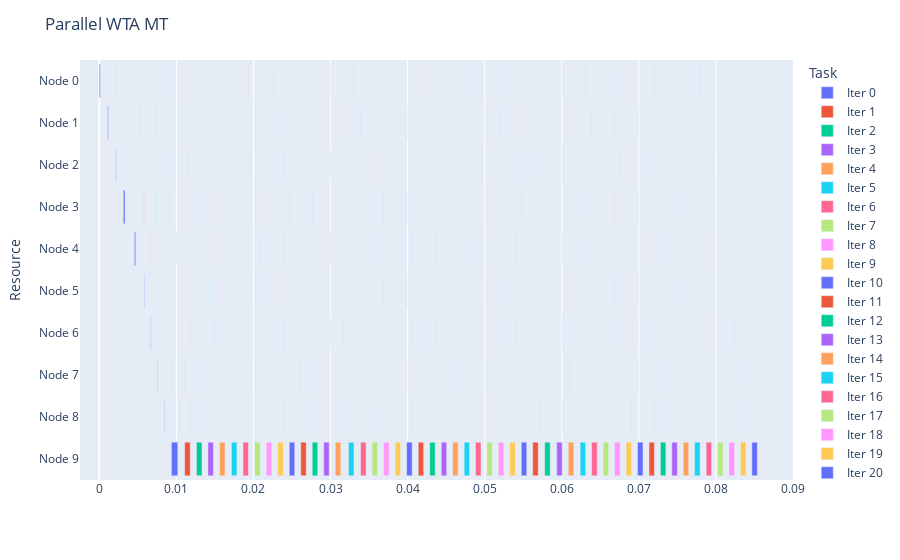

Notebook cell for this chart:
### Code cell
fig = getDataGantt(logs[1], "Parallel WTA MT")
fig.show()

### Figure 1 — Plotly figure (JSON) as saved in the notebook; plotly's stock layout.template omitted (floating-point values rounded to 4 significant figures)
{"data": [{"alignmentgroup": "True", "base": [0, 0.001089, 0.00213, 0.003114, 0.004553, 0.005792, 0.006671, 0.007561, 0.008475, 0.009356], "hovertemplate": "Task=Iter 0<br>Start=%{base}<br>Finish=%{x}<br>Resource=%{y}<extra></extra>", "legendgroup": "Iter 0", "marker": {"color": "#636efa", "pattern": {"shape": ""}}, "name": "Iter 0", "offsetgroup": "Iter 0", "orientation": "h", "showlegend": true, "textposition": "auto", "type": "bar", "x": [0.0001407, 9.465e-05, 5.174e-05, 0.0002215, 0.0001726, 5.007e-05, 4.911e-05, 5.174e-05, 5.15e-05, 0.000828], "xaxis": "x", "y": ["Node 0", "Node 1", "Node 2", "Node 3", "Node 4", "Node 5", "Node 6", "Node 7", "Node 8", "Node 9"], "yaxis": "y"}, {"alignmentgroup": "True", "base": [0.002121, 0.003019, 0.004471, 0.005789, 0.006668, 0.007552, 0.008463, 0.009353, 0.01034, 0.01108], "hovertemplate": "Task=Iter 1<br>Start=%{base}<br>Finish=%{x}<br>Resource=%{y}<extra></extra>", "legendgroup": "Iter 1", "marker": {"color": "#EF553B", "pattern": {"shape": ""}}, "name": "Iter 1", "offsetgroup": "Iter 1", "orientation": "h", "showlegend": true, "textposition": "auto", "type": "bar", "x": [1.478e-05, 1.55e-05, 1.359e-05, 1.788e-05, 1.311e-05, 1.335e-05, 1.359e-05, 1.24e-05, 1.383e-05, 0.0007172], "xaxis": "x", "y": ["Node 0", "Node 1", "Node 2", "Node 3", "Node 4", "Node 5", "Node 6", "Node 7", "Node 8", "Node 9"], "yaxis": "y"}, {"alignmentgroup": "True", "base": [0.003784, 0.005236, 0.006575, 0.007441, 0.008315, 0.009217, 0.01014, 0.01109, 0.01185, 0.0126], "hovertemplate": "Task=Iter 2<br>Start=%{base}<br>Finish=%{x}<br>Resource=%{y}<extra></extra>", "legendgroup": "Iter 2", "marker": {"color": "#00cc96", "pattern": {"shape": ""}}, "name": "Iter 2", "offsetgroup": "Iter 2", "orientation": "h", "showlegend": true, "textposition": "auto", "type": "bar", "x": [1.192e-05, 1.454e-05, 1.168e-05, 2.122e-05, 1.192e-05, 1.502e-05, 1.287e-05, 1.216e-05, 1.311e-05, 0.0007167], "xaxis": "x", "y": ["Node 0", "Node 1", "Node 2", "Node 3", "Node 4", "Node 5", "Node 6", "Node 7", "Node 8", "Node 9"], "yaxis": "y"}, {"alignmentgroup": "True", "base": [0.00599, 0.007341, 0.00822, 0.009067, 0.009971, 0.0109, 0.01187, 0.01262, 0.01337, 0.0141], "hovertemplate": "Task=Iter 3<br>Start=%{base}<br>Finish=%{x}<br>Resource=%{y}<extra></extra>", "legendgroup": "Iter 3", "marker": {"color": "#ab63fa", "pattern": {"shape": ""}}, "name": "Iter 3", "offsetgroup": "Iter 3", "orientation": "h", "showlegend": true, "textposition": "auto", "type": "bar", "x": [1.216e-05, 1.168e-05, 1.24e-05, 1.24e-05, 1.121e-05, 1.121e-05, 1.168e-05, 1.144e-05, 1.144e-05, 0.0007062], "xaxis": "x", "y": ["Node 0", "Node 1", "Node 2", "Node 3", "Node 4", "Node 5", "Node 6", "Node 7", "Node 8", "Node 9"], "yaxis": "y"}, {"alignmentgroup": "True", "base": [0.008071, 0.008981, 0.009834, 0.01073, 0.01164, 0.01262, 0.01338, 0.01411, 0.01486, 0.0156], "hovertemplate": "Task=Iter 4<br>Start=%{base}<br>Finish=%{x}<br>Resource=%{y}<extra></extra>", "legendgroup": "Iter 4", "marker": {"color": "#FFA15A", "pattern": {"shape": ""}}, "name": "Iter 4", "offsetgroup": "Iter 4", "orientation": "h", "showlegend": true, "textposition": "auto", "type": "bar", "x": [1.264e-05, 1.121e-05, 1.24e-05, 1.311e-05, 1.144e-05, 1.264e-05, 1.264e-05, 1.168e-05, 1.287e-05, 0.0007074], "xaxis": "x", "y": ["Node 0", "Node 1", "Node 2", "Node 3", "Node 4", "Node 5", "Node 6", "Node 7", "Node 8", "Node 9"], "yaxis": "y"}, {"alignmentgroup": "True", "base": [0.009718, 0.01059, 0.01149, 0.01239, 0.01337, 0.01413, 0.01487, 0.01565, 0.01641, 0.01714], "hovertemplate": "Task=Iter 5<br>Start=%{base}<br>Finish=%{x}<br>Resource=%{y}<extra></extra>", "legendgroup": "Iter 5", "marker": {"color": "#19d3f3", "pattern": {"shape": ""}}, "name": "Iter 5", "offsetgroup": "Iter 5", "orientation": "h", "showlegend": true, "textposition": "auto", "type": "bar", "x": [1.287e-05, 1.144e-05, 1.264e-05, 1.287e-05, 1.168e-05, 1.192e-05, 1.287e-05, 1.168e-05, 1.311e-05, 0.0007098], "xaxis": "x", "y": ["Node 0", "Node 1", "Node 2", "Node 3", "Node 4", "Node 5", "Node 6", "Node 7", "Node 8", "Node 9"], "yaxis": "y"}, {"alignmentgroup": "True", "base": [0.01134, 0.01225, 0.01315, 0.01412, 0.01488, 0.01567, 0.01643, 0.01716, 0.0179, 0.01864], "hovertemplate": "Task=Iter 6<br>Start=%{base}<br>Finish=%{x}<br>Resource=%{y}<extra></extra>", "legendgroup": "Iter 6", "marker": {"color": "#FF6692", "pattern": {"shape": ""}}, "name": "Iter 6", "offsetgroup": "Iter 6", "orientation": "h", "showlegend": true, "textposition": "auto", "type": "bar", "x": [1.264e-05, 1.097e-05, 1.264e-05, 1.407e-05, 1.168e-05, 1.216e-05, 1.264e-05, 1.121e-05, 1.311e-05, 0.0007083], "xaxis": "x", "y": ["Node 0", "Node 1", "Node 2", "Node 3", "Node 4", "Node 5", "Node 6", "Node 7", "Node 8", "Node 9"], "yaxis": "y"}, {"alignmentgroup": "True", "base": [0.013, 0.01391, 0.01488, 0.01563, 0.01641, 0.01718, 0.01796, 0.0187, 0.01944, 0.02017], "hovertemplate": "Task=Iter 7<br>Start=%{base}<br>Finish=%{x}<br>Resource=%{y}<extra></extra>", "legendgroup": "Iter 7", "marker": {"color": "#B6E880", "pattern": {"shape": ""}}, "name": "Iter 7", "offsetgroup": "Iter 7", "orientation": "h", "showlegend": true, "textposition": "auto", "type": "bar", "x": [1.144e-05, 1.121e-05, 1.24e-05, 1.311e-05, 1.121e-05, 1.24e-05, 1.24e-05, 1.144e-05, 1.264e-05, 0.0007071], "xaxis": "x", "y": ["Node 0", "Node 1", "Node 2", "Node 3", "Node 4", "Node 5", "Node 6", "Node 7", "Node 8", "Node 9"], "yaxis": "y"}, {"alignmentgroup": "True", "base": [0.01465, 0.01564, 0.01639, 0.01716, 0.01797, 0.01872, 0.01945, 0.02018, 0.02092, 0.02165], "hovertemplate": "Task=Iter 8<br>Start=%{base}<br>Finish=%{x}<br>Resource=%{y}<extra></extra>", "legendgroup": "Iter 8", "marker": {"color": "#FF97FF", "pattern": {"shape": ""}}, "name": "Iter 8", "offsetgroup": "Iter 8", "orientation": "h", "showlegend": true, "textposition": "auto", "type": "bar", "x": [1.168e-05, 1.144e-05, 1.121e-05, 1.264e-05, 1.144e-05, 1.335e-05, 1.264e-05, 1.121e-05, 1.24e-05, 0.0007122], "xaxis": "x", "y": ["Node 0", "Node 1", "Node 2", "Node 3", "Node 4", "Node 5", "Node 6", "Node 7", "Node 8", "Node 9"], "yaxis": "y"}, {"alignmentgroup": "True", "base": [0.01638, 0.01714, 0.01792, 0.01874, 0.01948, 0.02021, 0.02094, 0.02167, 0.02241, 0.02314], "hovertemplate": "Task=Iter 9<br>Start=%{base}<br>Finish=%{x}<br>Resource=%{y}<extra></extra>", "legendgroup": "Iter 9", "marker": {"color": "#FECB52", "pattern": {"shape": ""}}, "name": "Iter 9", "offsetgroup": "Iter 9", "orientation": "h", "showlegend": true, "textposition": "auto", "type": "bar", "x": [1.144e-05, 1.097e-05, 1.121e-05, 1.168e-05, 1.168e-05, 1.121e-05, 1.121e-05, 1.097e-05, 1.073e-05, 0.0007083], "xaxis": "x", "y": ["Node 0", "Node 1", "Node 2", "Node 3", "Node 4", "Node 5", "Node 6", "Node 7", "Node 8", "Node 9"], "yaxis": "y"}, {"alignmentgroup": "True", "base": [0.01788, 0.01867, 0.01949, 0.02023, 0.02097, 0.02171, 0.02244, 0.02317, 0.0239, 0.02464], "hovertemplate": "Task=Iter 10<br>Start=%{base}<br>Finish=%{x}<br>Resource=%{y}<extra></extra>", "legendgroup": "Iter 10", "marker": {"color": "#636efa", "pattern": {"shape": ""}}, "name": "Iter 10", "offsetgroup": "Iter 10", "orientation": "h", "showlegend": true, "textposition": "auto", "type": "bar", "x": [1.216e-05, 1.097e-05, 1.24e-05, 1.264e-05, 1.121e-05, 1.264e-05, 1.264e-05, 1.168e-05, 1.431e-05, 0.0007124], "xaxis": "x", "y": ["Node 0", "Node 1", "Node 2", "Node 3", "Node 4", "Node 5", "Node 6", "Node 7", "Node 8", "Node 9"], "yaxis": "y"}, {"alignmentgroup": "True", "base": [0.01941, 0.02024, 0.02099, 0.02173, 0.02247, 0.0232, 0.02393, 0.02466, 0.02541, 0.02614], "hovertemplate": "Task=Iter 11<br>Start=%{base}<br>Finish=%{x}<br>Resource=%{y}<extra></extra>", "legendgroup": "Iter 11", "marker": {"color": "#EF553B", "pattern": {"shape": ""}}, "name": "Iter 11", "offsetgroup": "Iter 11", "orientation": "h", "showlegend": true, "textposition": "auto", "type": "bar", "x": [1.192e-05, 1.073e-05, 1.264e-05, 1.287e-05, 1.168e-05, 1.216e-05, 1.287e-05, 1.144e-05, 1.311e-05, 0.0007074], "xaxis": "x", "y": ["Node 0", "Node 1", "Node 2", "Node 3", "Node 4", "Node 5", "Node 6", "Node 7", "Node 8", "Node 9"], "yaxis": "y"}, {"alignmentgroup": "True", "base": [0.02098, 0.02174, 0.02249, 0.02322, 0.02396, 0.02469, 0.02542, 0.02615, 0.02689, 0.02762], "hovertemplate": "Task=Iter 12<br>Start=%{base}<br>Finish=%{x}<br>Resource=%{y}<extra></extra>", "legendgroup": "Iter 12", "marker": {"color": "#00cc96", "pattern": {"shape": ""}}, "name": "Iter 12", "offsetgroup": "Iter 12", "orientation": "h", "showlegend": true, "textposition": "auto", "type": "bar", "x": [1.121e-05, 1.097e-05, 1.097e-05, 1.144e-05, 1.144e-05, 1.121e-05, 1.121e-05, 1.097e-05, 1.144e-05, 0.0007114], "xaxis": "x", "y": ["Node 0", "Node 1", "Node 2", "Node 3", "Node 4", "Node 5", "Node 6", "Node 7", "Node 8", "Node 9"], "yaxis": "y"}, {"alignmentgroup": "True", "base": [0.02248, 0.02324, 0.02397, 0.02471, 0.02545, 0.02618, 0.02691, 0.02765, 0.02838, 0.02911], "hovertemplate": "Task=Iter 13<br>Start=%{base}<br>Finish=%{x}<br>Resource=%{y}<extra></extra>", "legendgroup": "Iter 13", "marker": {"color": "#ab63fa", "pattern": {"shape": ""}}, "name": "Iter 13", "offsetgroup": "Iter 13", "orientation": "h", "showlegend": true, "textposition": "auto", "type": "bar", "x": [1.144e-05, 1.335e-05, 1.264e-05, 1.287e-05, 1.121e-05, 1.216e-05, 1.24e-05, 1.144e-05, 1.24e-05, 0.0007069], "xaxis": "x", "y": ["Node 0", "Node 1", "Node 2", "Node 3", "Node 4", "Node 5", "Node 6", "Node 7", "Node 8", "Node 9"], "yaxis": "y"}, {"alignmentgroup": "True", "base": [0.02397, 0.02473, 0.02547, 0.0262, 0.02694, 0.02767, 0.0284, 0.02913, 0.02987, 0.03061], "hovertemplate": "Task=Iter 14<br>Start=%{base}<br>Finish=%{x}<br>Resource=%{y}<extra></extra>", "legendgroup": "Iter 14", "marker": {"color": "#FFA15A", "pattern": {"shape": ""}}, "name": "Iter 14", "offsetgroup": "Iter 14", "orientation": "h", "showlegend": true, "textposition": "auto", "type": "bar", "x": [1.144e-05, 1.097e-05, 1.24e-05, 1.264e-05, 1.121e-05, 1.24e-05, 1.216e-05, 1.121e-05, 1.24e-05, 0.0007157], "xaxis": "x", "y": ["Node 0", "Node 1", "Node 2", "Node 3", "Node 4", "Node 5", "Node 6", "Node 7", "Node 8", "Node 9"], "yaxis": "y"}, {"alignmentgroup": "True", "base": [0.02546, 0.02623, 0.02696, 0.0277, 0.02844, 0.02916, 0.02996, 0.03086, 0.0316, 0.03234], "hovertemplate": "Task=Iter 15<br>Start=%{base}<br>Finish=%{x}<br>Resource=%{y}<extra></extra>", "legendgroup": "Iter 15", "marker": {"color": "#19d3f3", "pattern": {"shape": ""}}, "name": "Iter 15", "offsetgroup": "Iter 15", "orientation": "h", "showlegend": true, "textposition": "auto", "type": "bar", "x": [1.192e-05, 1.192e-05, 1.24e-05, 1.24e-05, 1.144e-05, 1.216e-05, 1.24e-05, 1.144e-05, 1.264e-05, 0.0007029], "xaxis": "x", "y": ["Node 0", "Node 1", "Node 2", "Node 3", "Node 4", "Node 5", "Node 6", "Node 7", "Node 8", "Node 9"], "yaxis": "y"}, {"alignmentgroup": "True", "base": [0.02696, 0.02772, 0.02845, 0.0292, 0.02998, 0.03089, 0.03162, 0.03242, 0.03316, 0.0339], "hovertemplate": "Task=Iter 16<br>Start=%{base}<br>Finish=%{x}<br>Resource=%{y}<extra></extra>", "legendgroup": "Iter 16", "marker": {"color": "#FF6692", "pattern": {"shape": ""}}, "name": "Iter 16", "offsetgroup": "Iter 16", "orientation": "h", "showlegend": true, "textposition": "auto", "type": "bar", "x": [1.192e-05, 1.073e-05, 1.264e-05, 1.24e-05, 1.121e-05, 1.574e-05, 1.454e-05, 1.121e-05, 1.264e-05, 0.0007081], "xaxis": "x", "y": ["Node 0", "Node 1", "Node 2", "Node 3", "Node 4", "Node 5", "Node 6", "Node 7", "Node 8", "Node 9"], "yaxis": "y"}, {"alignmentgroup": "True", "base": [0.02844, 0.02921, 0.02995, 0.03073, 0.03164, 0.03244, 0.03318, 0.03392, 0.03466, 0.0354], "hovertemplate": "Task=Iter 17<br>Start=%{base}<br>Finish=%{x}<br>Resource=%{y}<extra></extra>", "legendgroup": "Iter 17", "marker": {"color": "#B6E880", "pattern": {"shape": ""}}, "name": "Iter 17", "offsetgroup": "Iter 17", "orientation": "h", "showlegend": true, "textposition": "auto", "type": "bar", "x": [1.121e-05, 1.073e-05, 1.216e-05, 1.311e-05, 1.24e-05, 1.24e-05, 1.287e-05, 1.168e-05, 1.264e-05, 0.0006995], "xaxis": "x", "y": ["Node 0", "Node 1", "Node 2", "Node 3", "Node 4", "Node 5", "Node 6", "Node 7", "Node 8", "Node 9"], "yaxis": "y"}, {"alignmentgroup": "True", "base": [0.02994, 0.03073, 0.03152, 0.0324, 0.03317, 0.03393, 0.03467, 0.03542, 0.03615, 0.03689], "hovertemplate": "Task=Iter 18<br>Start=%{base}<br>Finish=%{x}<br>Resource=%{y}<extra></extra>", "legendgroup": "Iter 18", "marker": {"color": "#FF97FF", "pattern": {"shape": ""}}, "name": "Iter 18", "offsetgroup": "Iter 18", "orientation": "h", "showlegend": true, "textposition": "auto", "type": "bar", "x": [1.121e-05, 1.478e-05, 1.24e-05, 1.264e-05, 1.121e-05, 1.264e-05, 1.264e-05, 1.144e-05, 1.24e-05, 0.0007117], "xaxis": "x", "y": ["Node 0", "Node 1", "Node 2", "Node 3", "Node 4", "Node 5", "Node 6", "Node 7", "Node 8", "Node 9"], "yaxis": "y"}, {"alignmentgroup": "True", "base": [0.03153, 0.03228, 0.03316, 0.03392, 0.03468, 0.03543, 0.03617, 0.0369, 0.03764, 0.03838], "hovertemplate": "Task=Iter 19<br>Start=%{base}<br>Finish=%{x}<br>Resource=%{y}<extra></extra>", "legendgroup": "Iter 19", "marker": {"color": "#FECB52", "pattern": {"shape": ""}}, "name": "Iter 19", "offsetgroup": "Iter 19", "orientation": "h", "showlegend": true, "textposition": "auto", "type": "bar", "x": [1.192e-05, 1.907e-05, 1.264e-05, 1.264e-05, 1.121e-05, 1.24e-05, 1.264e-05, 1.121e-05, 1.264e-05, 0.0007002], "xaxis": "x", "y": ["Node 0", "Node 1", "Node 2", "Node 3", "Node 4", "Node 5", "Node 6", "Node 7", "Node 8", "Node 9"], "yaxis": "y"}, {"alignmentgroup": "True", "base": [0.03302, 0.03391, 0.03468, 0.03543, 0.03617, 0.03692, 0.03766, 0.0384, 0.03914, 0.03987], "hovertemplate": "Task=Iter 20<br>Start=%{base}<br>Finish=%{x}<br>Resource=%{y}<extra></extra>", "legendgroup": "Iter 20", "marker": {"color": "#636efa", "pattern": {"shape": ""}}, "name": "Iter 20", "offsetgroup": "Iter 20", "orientation": "h", "showlegend": true, "textposition": "auto", "type": "bar", "x": [1.311e-05, 1.192e-05, 1.192e-05, 1.192e-05, 1.192e-05, 1.192e-05, 1.192e-05, 1.192e-05, 1.144e-05, 0.0007172], "xaxis": "x", "y": ["Node 0", "Node 1", "Node 2", "Node 3", "Node 4", "Node 5", "Node 6", "Node 7", "Node 8", "Node 9"], "yaxis": "y"}, {"alignmentgroup": "True", "base": [0.03464, 0.03543, 0.03617, 0.03692, 0.03766, 0.03841, 0.03915, 0.03989, 0.04063, 0.04138], "hovertemplate": "Task=Iter 21<br>Start=%{base}<br>Finish=%{x}<br>Resource=%{y}<extra></extra>", "legendgroup": "Iter 21", "marker": {"color": "#EF553B", "pattern": {"shape": ""}}, "name": "Iter 21", "offsetgroup": "Iter 21", "orientation": "h", "showlegend": true, "textposition": "auto", "type": "bar", "x": [1.168e-05, 1.097e-05, 1.097e-05, 1.144e-05, 1.121e-05, 1.097e-05, 1.121e-05, 1.144e-05, 1.144e-05, 0.0006995], "xaxis": "x", "y": ["Node 0", "Node 1", "Node 2", "Node 3", "Node 4", "Node 5", "Node 6", "Node 7", "Node 8", "Node 9"], "yaxis": "y"}, {"alignmentgroup": "True", "base": [0.03616, 0.03692, 0.03767, 0.0384, 0.03914, 0.0399, 0.04064, 0.04139, 0.04213, 0.04286], "hovertemplate": "Task=Iter 22<br>Start=%{base}<br>Finish=%{x}<br>Resource=%{y}<extra></extra>", "legendgroup": "Iter 22", "marker": {"color": "#00cc96", "pattern": {"shape": ""}}, "name": "Iter 22", "offsetgroup": "Iter 22", "orientation": "h", "showlegend": true, "textposition": "auto", "type": "bar", "x": [1.192e-05, 1.073e-05, 1.121e-05, 1.144e-05, 1.121e-05, 1.121e-05, 1.144e-05, 1.168e-05, 1.121e-05, 0.0007062], "xaxis": "x", "y": ["Node 0", "Node 1", "Node 2", "Node 3", "Node 4", "Node 5", "Node 6", "Node 7", "Node 8", "Node 9"], "yaxis": "y"}, {"alignmentgroup": "True", "base": [0.03765, 0.03842, 0.03915, 0.0399, 0.04065, 0.0414, 0.04215, 0.04288, 0.04363, 0.04436], "hovertemplate": "Task=Iter 23<br>Start=%{base}<br>Finish=%{x}<br>Resource=%{y}<extra></extra>", "legendgroup": "Iter 23", "marker": {"color": "#ab63fa", "pattern": {"shape": ""}}, "name": "Iter 23", "offsetgroup": "Iter 23", "orientation": "h", "showlegend": true, "textposition": "auto", "type": "bar", "x": [1.168e-05, 1.073e-05, 1.073e-05, 1.359e-05, 1.121e-05, 1.144e-05, 1.097e-05, 1.144e-05, 1.121e-05, 0.0007031], "xaxis": "x", "y": ["Node 0", "Node 1", "Node 2", "Node 3", "Node 4", "Node 5", "Node 6", "Node 7", "Node 8", "Node 9"], "yaxis": "y"}, {"alignmentgroup": "True", "base": [0.03915, 0.0399, 0.04066, 0.0414, 0.04214, 0.04289, 0.04364, 0.04437, 0.04511, 0.04585], "hovertemplate": "Task=Iter 24<br>Start=%{base}<br>Finish=%{x}<br>Resource=%{y}<extra></extra>", "legendgroup": "Iter 24", "marker": {"color": "#FFA15A", "pattern": {"shape": ""}}, "name": "Iter 24", "offsetgroup": "Iter 24", "orientation": "h", "showlegend": true, "textposition": "auto", "type": "bar", "x": [1.144e-05, 1.144e-05, 1.144e-05, 1.24e-05, 1.144e-05, 1.097e-05, 1.097e-05, 1.121e-05, 1.311e-05, 0.0007064], "xaxis": "x", "y": ["Node 0", "Node 1", "Node 2", "Node 3", "Node 4", "Node 5", "Node 6", "Node 7", "Node 8", "Node 9"], "yaxis": "y"}, {"alignmentgroup": "True", "base": [0.04063, 0.04142, 0.04215, 0.04289, 0.04364, 0.04439, 0.04512, 0.04586, 0.0466, 0.04733], "hovertemplate": "Task=Iter 25<br>Start=%{base}<br>Finish=%{x}<br>Resource=%{y}<extra></extra>", "legendgroup": "Iter 25", "marker": {"color": "#19d3f3", "pattern": {"shape": ""}}, "name": "Iter 25", "offsetgroup": "Iter 25", "orientation": "h", "showlegend": true, "textposition": "auto", "type": "bar", "x": [1.168e-05, 1.121e-05, 1.097e-05, 1.216e-05, 1.144e-05, 1.097e-05, 1.359e-05, 1.121e-05, 1.144e-05, 0.0006979], "xaxis": "x", "y": ["Node 0", "Node 1", "Node 2", "Node 3", "Node 4", "Node 5", "Node 6", "Node 7", "Node 8", "Node 9"], "yaxis": "y"}, {"alignmentgroup": "True", "base": [0.04214, 0.0429, 0.04364, 0.04439, 0.04513, 0.04588, 0.04662, 0.04735, 0.04808, 0.04881], "hovertemplate": "Task=Iter 26<br>Start=%{base}<br>Finish=%{x}<br>Resource=%{y}<extra></extra>", "legendgroup": "Iter 26", "marker": {"color": "#FF6692", "pattern": {"shape": ""}}, "name": "Iter 26", "offsetgroup": "Iter 26", "orientation": "h", "showlegend": true, "textposition": "auto", "type": "bar", "x": [1.144e-05, 1.097e-05, 1.097e-05, 1.264e-05, 1.121e-05, 1.121e-05, 1.144e-05, 1.097e-05, 1.121e-05, 0.0007086], "xaxis": "x", "y": ["Node 0", "Node 1", "Node 2", "Node 3", "Node 4", "Node 5", "Node 6", "Node 7", "Node 8", "Node 9"], "yaxis": "y"}, {"alignmentgroup": "True", "base": [0.04363, 0.04439, 0.04513, 0.04588, 0.04663, 0.04737, 0.0481, 0.04883, 0.04957, 0.05029], "hovertemplate": "Task=Iter 27<br>Start=%{base}<br>Finish=%{x}<br>Resource=%{y}<extra></extra>", "legendgroup": "Iter 27", "marker": {"color": "#B6E880", "pattern": {"shape": ""}}, "name": "Iter 27", "offsetgroup": "Iter 27", "orientation": "h", "showlegend": true, "textposition": "auto", "type": "bar", "x": [1.144e-05, 1.121e-05, 1.216e-05, 1.216e-05, 1.121e-05, 1.097e-05, 1.144e-05, 1.168e-05, 1.121e-05, 0.0006995], "xaxis": "x", "y": ["Node 0", "Node 1", "Node 2", "Node 3", "Node 4", "Node 5", "Node 6", "Node 7", "Node 8", "Node 9"], "yaxis": "y"}, {"alignmentgroup": "True", "base": [0.04512, 0.04589, 0.04664, 0.04737, 0.04811, 0.04885, 0.04959, 0.05031, 0.05105, 0.05178], "hovertemplate": "Task=Iter 28<br>Start=%{base}<br>Finish=%{x}<br>Resource=%{y}<extra></extra>", "legendgroup": "Iter 28", "marker": {"color": "#FF97FF", "pattern": {"shape": ""}}, "name": "Iter 28", "offsetgroup": "Iter 28", "orientation": "h", "showlegend": true, "textposition": "auto", "type": "bar", "x": [1.121e-05, 1.121e-05, 1.121e-05, 1.168e-05, 1.144e-05, 1.097e-05, 1.121e-05, 1.192e-05, 1.144e-05, 0.0007076], "xaxis": "x", "y": ["Node 0", "Node 1", "Node 2", "Node 3", "Node 4", "Node 5", "Node 6", "Node 7", "Node 8", "Node 9"], "yaxis": "y"}, {"alignmentgroup": "True", "base": [0.04662, 0.04739, 0.04812, 0.04887, 0.0496, 0.05033, 0.05107, 0.0518, 0.05253, 0.05325], "hovertemplate": "Task=Iter 29<br>Start=%{base}<br>Finish=%{x}<br>Resource=%{y}<extra></extra>", "legendgroup": "Iter 29", "marker": {"color": "#FECB52", "pattern": {"shape": ""}}, "name": "Iter 29", "offsetgroup": "Iter 29", "orientation": "h", "showlegend": true, "textposition": "auto", "type": "bar", "x": [1.121e-05, 1.073e-05, 1.097e-05, 1.144e-05, 1.097e-05, 1.144e-05, 1.121e-05, 1.121e-05, 1.121e-05, 0.0007071], "xaxis": "x", "y": ["Node 0", "Node 1", "Node 2", "Node 3", "Node 4", "Node 5", "Node 6", "Node 7", "Node 8", "Node 9"], "yaxis": "y"}, {"alignmentgroup": "True", "base": [0.04811, 0.04887, 0.04961, 0.05035, 0.05108, 0.05181, 0.05255, 0.05327, 0.05401, 0.05474], "hovertemplate": "Task=Iter 30<br>Start=%{base}<br>Finish=%{x}<br>Resource=%{y}<extra></extra>", "legendgroup": "Iter 30", "marker": {"color": "#636efa", "pattern": {"shape": ""}}, "name": "Iter 30", "offsetgroup": "Iter 30", "orientation": "h", "showlegend": true, "textposition": "auto", "type": "bar", "x": [1.121e-05, 1.097e-05, 1.097e-05, 1.144e-05, 1.121e-05, 1.097e-05, 1.097e-05, 1.097e-05, 1.168e-05, 0.0007102], "xaxis": "x", "y": ["Node 0", "Node 1", "Node 2", "Node 3", "Node 4", "Node 5", "Node 6", "Node 7", "Node 8", "Node 9"], "yaxis": "y"}, {"alignmentgroup": "True", "base": [0.0496, 0.05037, 0.0511, 0.05183, 0.05257, 0.05329, 0.05402, 0.05476, 0.0555, 0.05622], "hovertemplate": "Task=Iter 31<br>Start=%{base}<br>Finish=%{x}<br>Resource=%{y}<extra></extra>", "legendgroup": "Iter 31", "marker": {"color": "#EF553B", "pattern": {"shape": ""}}, "name": "Iter 31", "offsetgroup": "Iter 31", "orientation": "h", "showlegend": true, "textposition": "auto", "type": "bar", "x": [1.144e-05, 1.097e-05, 1.24e-05, 1.144e-05, 1.121e-05, 1.121e-05, 1.097e-05, 1.121e-05, 1.121e-05, 0.0007148], "xaxis": "x", "y": ["Node 0", "Node 1", "Node 2", "Node 3", "Node 4", "Node 5", "Node 6", "Node 7", "Node 8", "Node 9"], "yaxis": "y"}, {"alignmentgroup": "True", "base": [0.05109, 0.05185, 0.05259, 0.05332, 0.05406, 0.05479, 0.05552, 0.05631, 0.05704, 0.05778], "hovertemplate": "Task=Iter 32<br>Start=%{base}<br>Finish=%{x}<br>Resource=%{y}<extra></extra>", "legendgroup": "Iter 32", "marker": {"color": "#00cc96", "pattern": {"shape": ""}}, "name": "Iter 32", "offsetgroup": "Iter 32", "orientation": "h", "showlegend": true, "textposition": "auto", "type": "bar", "x": [1.121e-05, 1.097e-05, 1.097e-05, 1.121e-05, 1.144e-05, 1.097e-05, 1.454e-05, 1.168e-05, 1.168e-05, 0.0007114], "xaxis": "x", "y": ["Node 0", "Node 1", "Node 2", "Node 3", "Node 4", "Node 5", "Node 6", "Node 7", "Node 8", "Node 9"], "yaxis": "y"}, {"alignmentgroup": "True", "base": [0.0526, 0.05335, 0.05407, 0.05481, 0.05554, 0.05632, 0.05706, 0.05787, 0.05861, 0.05934], "hovertemplate": "Task=Iter 33<br>Start=%{base}<br>Finish=%{x}<br>Resource=%{y}<extra></extra>", "legendgroup": "Iter 33", "marker": {"color": "#ab63fa", "pattern": {"shape": ""}}, "name": "Iter 33", "offsetgroup": "Iter 33", "orientation": "h", "showlegend": true, "textposition": "auto", "type": "bar", "x": [1.168e-05, 1.168e-05, 1.121e-05, 1.121e-05, 1.168e-05, 1.097e-05, 1.192e-05, 1.144e-05, 1.144e-05, 0.0007019], "xaxis": "x", "y": ["Node 0", "Node 1", "Node 2", "Node 3", "Node 4", "Node 5", "Node 6", "Node 7", "Node 8", "Node 9"], "yaxis": "y"}, {"alignmentgroup": "True", "base": [0.05408, 0.05484, 0.05557, 0.05631, 0.05706, 0.05788, 0.05864, 0.05937, 0.0601, 0.06084], "hovertemplate": "Task=Iter 34<br>Start=%{base}<br>Finish=%{x}<br>Resource=%{y}<extra></extra>", "legendgroup": "Iter 34", "marker": {"color": "#FFA15A", "pattern": {"shape": ""}}, "name": "Iter 34", "offsetgroup": "Iter 34", "orientation": "h", "showlegend": true, "textposition": "auto", "type": "bar", "x": [1.121e-05, 1.502e-05, 1.097e-05, 1.144e-05, 1.144e-05, 1.073e-05, 1.478e-05, 1.121e-05, 1.264e-05, 0.0007203], "xaxis": "x", "y": ["Node 0", "Node 1", "Node 2", "Node 3", "Node 4", "Node 5", "Node 6", "Node 7", "Node 8", "Node 9"], "yaxis": "y"}, {"alignmentgroup": "True", "base": [0.05558, 0.05634, 0.0571, 0.05784, 0.05862, 0.05939, 0.06013, 0.06091, 0.06165, 0.06238], "hovertemplate": "Task=Iter 35<br>Start=%{base}<br>Finish=%{x}<br>Resource=%{y}<extra></extra>", "legendgroup": "Iter 35", "marker": {"color": "#19d3f3", "pattern": {"shape": ""}}, "name": "Iter 35", "offsetgroup": "Iter 35", "orientation": "h", "showlegend": true, "textposition": "auto", "type": "bar", "x": [1.121e-05, 1.502e-05, 1.216e-05, 1.121e-05, 1.144e-05, 1.073e-05, 1.431e-05, 1.121e-05, 1.144e-05, 0.0007038], "xaxis": "x", "y": ["Node 0", "Node 1", "Node 2", "Node 3", "Node 4", "Node 5", "Node 6", "Node 7", "Node 8", "Node 9"], "yaxis": "y"}, {"alignmentgroup": "True", "base": [0.05711, 0.05786, 0.05863, 0.05937, 0.06012, 0.06092, 0.06166, 0.0624, 0.06313, 0.06387], "hovertemplate": "Task=Iter 36<br>Start=%{base}<br>Finish=%{x}<br>Resource=%{y}<extra></extra>", "legendgroup": "Iter 36", "marker": {"color": "#FF6692", "pattern": {"shape": ""}}, "name": "Iter 36", "offsetgroup": "Iter 36", "orientation": "h", "showlegend": true, "textposition": "auto", "type": "bar", "x": [1.121e-05, 1.192e-05, 1.121e-05, 1.121e-05, 1.144e-05, 1.097e-05, 1.287e-05, 1.097e-05, 1.144e-05, 0.0007215], "xaxis": "x", "y": ["Node 0", "Node 1", "Node 2", "Node 3", "Node 4", "Node 5", "Node 6", "Node 7", "Node 8", "Node 9"], "yaxis": "y"}, {"alignmentgroup": "True", "base": [0.05865, 0.0594, 0.06013, 0.06087, 0.06166, 0.06241, 0.06315, 0.06388, 0.06463, 0.06537], "hovertemplate": "Task=Iter 37<br>Start=%{base}<br>Finish=%{x}<br>Resource=%{y}<extra></extra>", "legendgroup": "Iter 37", "marker": {"color": "#B6E880", "pattern": {"shape": ""}}, "name": "Iter 37", "offsetgroup": "Iter 37", "orientation": "h", "showlegend": true, "textposition": "auto", "type": "bar", "x": [1.144e-05, 1.478e-05, 1.073e-05, 1.144e-05, 1.097e-05, 1.073e-05, 1.097e-05, 1.121e-05, 1.121e-05, 0.0007029], "xaxis": "x", "y": ["Node 0", "Node 1", "Node 2", "Node 3", "Node 4", "Node 5", "Node 6", "Node 7", "Node 8", "Node 9"], "yaxis": "y"}, {"alignmentgroup": "True", "base": [0.06014, 0.0609, 0.06164, 0.06241, 0.06315, 0.06389, 0.06464, 0.06539, 0.06612, 0.06684], "hovertemplate": "Task=Iter 38<br>Start=%{base}<br>Finish=%{x}<br>Resource=%{y}<extra></extra>", "legendgroup": "Iter 38", "marker": {"color": "#FF97FF", "pattern": {"shape": ""}}, "name": "Iter 38", "offsetgroup": "Iter 38", "orientation": "h", "showlegend": true, "textposition": "auto", "type": "bar", "x": [1.144e-05, 1.478e-05, 1.121e-05, 1.121e-05, 1.097e-05, 1.073e-05, 1.144e-05, 1.121e-05, 1.144e-05, 0.0007157], "xaxis": "x", "y": ["Node 0", "Node 1", "Node 2", "Node 3", "Node 4", "Node 5", "Node 6", "Node 7", "Node 8", "Node 9"], "yaxis": "y"}, {"alignmentgroup": "True", "base": [0.06165, 0.0624, 0.06316, 0.06389, 0.06464, 0.06539, 0.06613, 0.06686, 0.0676, 0.06834], "hovertemplate": "Task=Iter 39<br>Start=%{base}<br>Finish=%{x}<br>Resource=%{y}<extra></extra>", "legendgroup": "Iter 39", "marker": {"color": "#FECB52", "pattern": {"shape": ""}}, "name": "Iter 39", "offsetgroup": "Iter 39", "orientation": "h", "showlegend": true, "textposition": "auto", "type": "bar", "x": [1.144e-05, 1.144e-05, 1.073e-05, 1.144e-05, 1.168e-05, 1.073e-05, 1.121e-05, 1.097e-05, 1.144e-05, 0.000706], "xaxis": "x", "y": ["Node 0", "Node 1", "Node 2", "Node 3", "Node 4", "Node 5", "Node 6", "Node 7", "Node 8", "Node 9"], "yaxis": "y"}, {"alignmentgroup": "True", "base": [0.06312, 0.0639, 0.06465, 0.06539, 0.06612, 0.06687, 0.06762, 0.06836, 0.06909, 0.06983], "hovertemplate": "Task=Iter 40<br>Start=%{base}<br>Finish=%{x}<br>Resource=%{y}<extra></extra>", "legendgroup": "Iter 40", "marker": {"color": "#636efa", "pattern": {"shape": ""}}, "name": "Iter 40", "offsetgroup": "Iter 40", "orientation": "h", "showlegend": true, "textposition": "auto", "type": "bar", "x": [1.144e-05, 1.144e-05, 1.097e-05, 1.121e-05, 1.121e-05, 1.073e-05, 1.144e-05, 1.121e-05, 1.121e-05, 0.000711], "xaxis": "x", "y": ["Node 0", "Node 1", "Node 2", "Node 3", "Node 4", "Node 5", "Node 6", "Node 7", "Node 8", "Node 9"], "yaxis": "y"}, {"alignmentgroup": "True", "base": [0.06465, 0.06541, 0.06614, 0.06688, 0.06762, 0.06837, 0.06911, 0.06984, 0.07058, 0.07132], "hovertemplate": "Task=Iter 41<br>Start=%{base}<br>Finish=%{x}<br>Resource=%{y}<extra></extra>", "legendgroup": "Iter 41", "marker": {"color": "#EF553B", "pattern": {"shape": ""}}, "name": "Iter 41", "offsetgroup": "Iter 41", "orientation": "h", "showlegend": true, "textposition": "auto", "type": "bar", "x": [1.121e-05, 1.168e-05, 1.097e-05, 1.144e-05, 1.121e-05, 1.097e-05, 1.168e-05, 1.144e-05, 1.121e-05, 0.0007033], "xaxis": "x", "y": ["Node 0", "Node 1", "Node 2", "Node 3", "Node 4", "Node 5", "Node 6", "Node 7", "Node 8", "Node 9"], "yaxis": "y"}, {"alignmentgroup": "True", "base": [0.06614, 0.06689, 0.06763, 0.06837, 0.06911, 0.06986, 0.07059, 0.07133, 0.07206, 0.07279], "hovertemplate": "Task=Iter 42<br>Start=%{base}<br>Finish=%{x}<br>Resource=%{y}<extra></extra>", "legendgroup": "Iter 42", "marker": {"color": "#00cc96", "pattern": {"shape": ""}}, "name": "Iter 42", "offsetgroup": "Iter 42", "orientation": "h", "showlegend": true, "textposition": "auto", "type": "bar", "x": [1.144e-05, 1.144e-05, 1.097e-05, 1.121e-05, 1.121e-05, 1.097e-05, 1.121e-05, 1.144e-05, 1.097e-05, 0.0007114], "xaxis": "x", "y": ["Node 0", "Node 1", "Node 2", "Node 3", "Node 4", "Node 5", "Node 6", "Node 7", "Node 8", "Node 9"], "yaxis": "y"}, {"alignmentgroup": "True", "base": [0.06762, 0.06838, 0.06911, 0.06986, 0.0706, 0.07134, 0.07207, 0.07281, 0.07355, 0.07427], "hovertemplate": "Task=Iter 43<br>Start=%{base}<br>Finish=%{x}<br>Resource=%{y}<extra></extra>", "legendgroup": "Iter 43", "marker": {"color": "#ab63fa", "pattern": {"shape": ""}}, "name": "Iter 43", "offsetgroup": "Iter 43", "orientation": "h", "showlegend": true, "textposition": "auto", "type": "bar", "x": [1.121e-05, 1.144e-05, 1.097e-05, 1.168e-05, 1.121e-05, 1.097e-05, 1.121e-05, 1.097e-05, 1.144e-05, 0.0007105], "xaxis": "x", "y": ["Node 0", "Node 1", "Node 2", "Node 3", "Node 4", "Node 5", "Node 6", "Node 7", "Node 8", "Node 9"], "yaxis": "y"}, {"alignmentgroup": "True", "base": [0.0691, 0.06987, 0.07061, 0.07134, 0.07207, 0.07282, 0.07356, 0.07429, 0.07503, 0.07575], "hovertemplate": "Task=Iter 44<br>Start=%{base}<br>Finish=%{x}<br>Resource=%{y}<extra></extra>", "legendgroup": "Iter 44", "marker": {"color": "#FFA15A", "pattern": {"shape": ""}}, "name": "Iter 44", "offsetgroup": "Iter 44", "orientation": "h", "showlegend": true, "textposition": "auto", "type": "bar", "x": [1.121e-05, 1.121e-05, 1.097e-05, 1.121e-05, 1.168e-05, 1.097e-05, 1.097e-05, 1.168e-05, 1.144e-05, 0.0007076], "xaxis": "x", "y": ["Node 0", "Node 1", "Node 2", "Node 3", "Node 4", "Node 5", "Node 6", "Node 7", "Node 8", "Node 9"], "yaxis": "y"}, {"alignmentgroup": "True", "base": [0.0706, 0.07136, 0.07209, 0.07282, 0.07356, 0.0743, 0.07504, 0.07577, 0.0765, 0.07723], "hovertemplate": "Task=Iter 45<br>Start=%{base}<br>Finish=%{x}<br>Resource=%{y}<extra></extra>", "legendgroup": "Iter 45", "marker": {"color": "#19d3f3", "pattern": {"shape": ""}}, "name": "Iter 45", "offsetgroup": "Iter 45", "orientation": "h", "showlegend": true, "textposition": "auto", "type": "bar", "x": [1.121e-05, 1.073e-05, 1.073e-05, 1.144e-05, 1.097e-05, 1.097e-05, 1.097e-05, 1.121e-05, 1.121e-05, 0.0007086], "xaxis": "x", "y": ["Node 0", "Node 1", "Node 2", "Node 3", "Node 4", "Node 5", "Node 6", "Node 7", "Node 8", "Node 9"], "yaxis": "y"}, {"alignmentgroup": "True", "base": [0.07209, 0.07284, 0.07357, 0.07431, 0.07503, 0.07578, 0.07652, 0.07725, 0.07798, 0.07872], "hovertemplate": "Task=Iter 46<br>Start=%{base}<br>Finish=%{x}<br>Resource=%{y}<extra></extra>", "legendgroup": "Iter 46", "marker": {"color": "#FF6692", "pattern": {"shape": ""}}, "name": "Iter 46", "offsetgroup": "Iter 46", "orientation": "h", "showlegend": true, "textposition": "auto", "type": "bar", "x": [1.144e-05, 1.097e-05, 1.097e-05, 1.121e-05, 1.097e-05, 1.097e-05, 1.073e-05, 1.121e-05, 1.407e-05, 0.0007162], "xaxis": "x", "y": ["Node 0", "Node 1", "Node 2", "Node 3", "Node 4", "Node 5", "Node 6", "Node 7", "Node 8", "Node 9"], "yaxis": "y"}, {"alignmentgroup": "True", "base": [0.07357, 0.07433, 0.07505, 0.07578, 0.07652, 0.07725, 0.07799, 0.07874, 0.07948, 0.0802], "hovertemplate": "Task=Iter 47<br>Start=%{base}<br>Finish=%{x}<br>Resource=%{y}<extra></extra>", "legendgroup": "Iter 47", "marker": {"color": "#B6E880", "pattern": {"shape": ""}}, "name": "Iter 47", "offsetgroup": "Iter 47", "orientation": "h", "showlegend": true, "textposition": "auto", "type": "bar", "x": [1.097e-05, 1.097e-05, 1.121e-05, 1.121e-05, 1.144e-05, 1.097e-05, 1.121e-05, 1.097e-05, 1.168e-05, 0.0007112], "xaxis": "x", "y": ["Node 0", "Node 1", "Node 2", "Node 3", "Node 4", "Node 5", "Node 6", "Node 7", "Node 8", "Node 9"], "yaxis": "y"}, {"alignmentgroup": "True", "base": [0.07505, 0.0758, 0.07654, 0.07727, 0.078, 0.07874, 0.07948, 0.08022, 0.08096, 0.08169], "hovertemplate": "Task=Iter 48<br>Start=%{base}<br>Finish=%{x}<br>Resource=%{y}<extra></extra>", "legendgroup": "Iter 48", "marker": {"color": "#FF97FF", "pattern": {"shape": ""}}, "name": "Iter 48", "offsetgroup": "Iter 48", "orientation": "h", "showlegend": true, "textposition": "auto", "type": "bar", "x": [1.097e-05, 1.121e-05, 1.097e-05, 1.097e-05, 1.311e-05, 1.073e-05, 1.121e-05, 1.121e-05, 1.121e-05, 0.0007141], "xaxis": "x", "y": ["Node 0", "Node 1", "Node 2", "Node 3", "Node 4", "Node 5", "Node 6", "Node 7", "Node 8", "Node 9"], "yaxis": "y"}, {"alignmentgroup": "True", "base": [0.07653, 0.07729, 0.07802, 0.07876, 0.0795, 0.08023, 0.08097, 0.08171, 0.08245, 0.08317], "hovertemplate": "Task=Iter 49<br>Start=%{base}<br>Finish=%{x}<br>Resource=%{y}<extra></extra>", "legendgroup": "Iter 49", "marker": {"color": "#FECB52", "pattern": {"shape": ""}}, "name": "Iter 49", "offsetgroup": "Iter 49", "orientation": "h", "showlegend": true, "textposition": "auto", "type": "bar", "x": [1.144e-05, 1.097e-05, 1.192e-05, 1.144e-05, 1.264e-05, 1.121e-05, 1.097e-05, 1.144e-05, 1.121e-05, 0.0007095], "xaxis": "x", "y": ["Node 0", "Node 1", "Node 2", "Node 3", "Node 4", "Node 5", "Node 6", "Node 7", "Node 8", "Node 9"], "yaxis": "y"}, {"alignmentgroup": "True", "base": [0.07801, 0.07877, 0.07951, 0.08025, 0.08098, 0.08171, 0.08246, 0.08319, 0.08392, 0.08465], "hovertemplate": "Task=Iter 50<br>Start=%{base}<br>Finish=%{x}<br>Resource=%{y}<extra></extra>", "legendgroup": "Iter 50", "marker": {"color": "#636efa", "pattern": {"shape": ""}}, "name": "Iter 50", "offsetgroup": "Iter 50", "orientation": "h", "showlegend": true, "textposition": "auto", "type": "bar", "x": [1.097e-05, 1.121e-05, 1.192e-05, 1.121e-05, 1.144e-05, 1.097e-05, 1.121e-05, 1.097e-05, 1.121e-05, 0.0007141], "xaxis": "x", "y": ["Node 0", "Node 1", "Node 2", "Node 3", "Node 4", "Node 5", "Node 6", "Node 7", "Node 8", "Node 9"], "yaxis": "y"}], "layout": {"barmode": "overlay", "legend": {"title": {"text": "Task"}, "tracegroupgap": 0}, "margin": {"t": 60}, "title": {"text": "Parallel WTA MT"}, "xaxis": {"anchor": "y", "domain": [0, 1], "type": "linear"}, "yaxis": {"anchor": "x", "autorange": "reversed", "domain": [0, 1], "title": {"text": "Resource"}}}}
